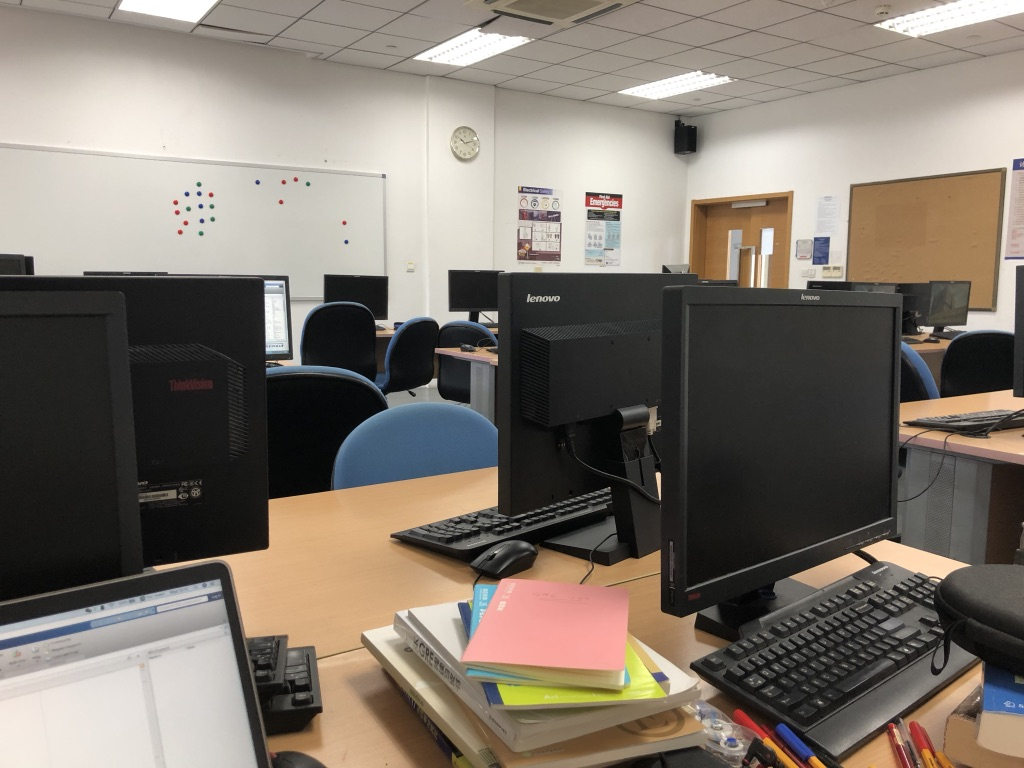
%> input picture p1.jpg, 1024 x 768 px
$ octave test.m   (GNU Octave 9; MATLAB toolbox functions it lacks are replaced by stand-ins)
%> lines starting %> are read from the running program, lines starting %| are printed output that depends on the picture
clear
close all
clc

im1 = imread('p1.jpg'); % 读入图像1
%> im1 is the input picture: size 768x1024x3 uint8; mean R, G, B 127, 118.2, 108.4
im2 = imread('p2.jpg'); % 读入图像2
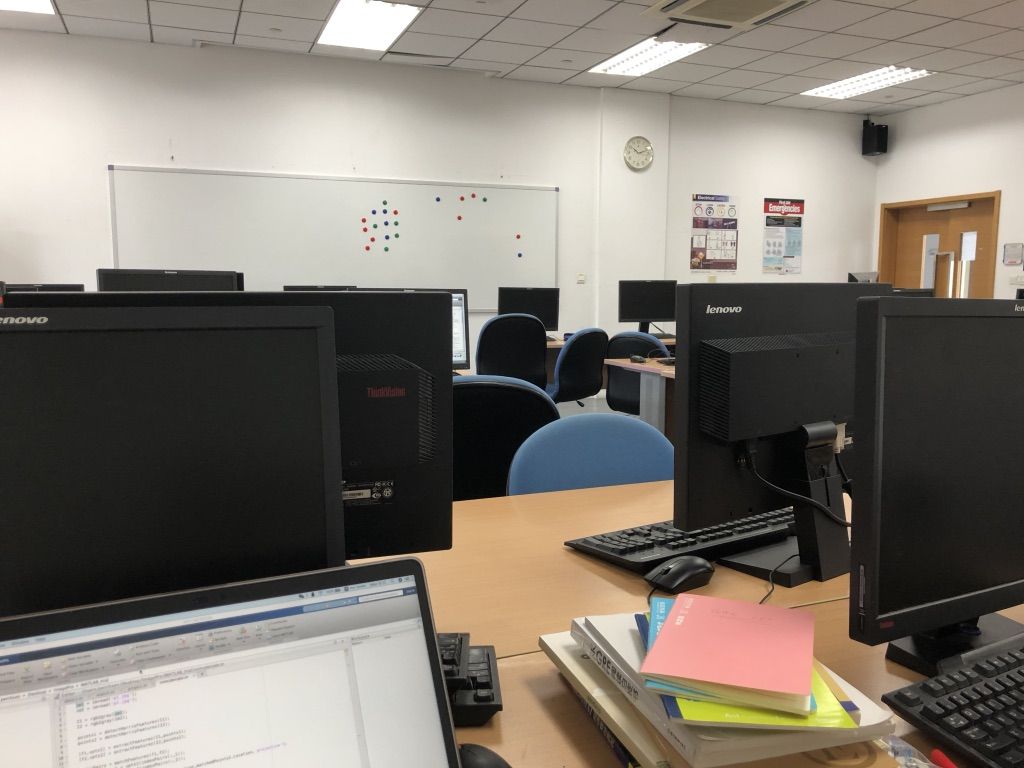
%> input picture p2.jpg, 1024 x 768 px
%> im2 is the input picture: size 768x1024x3 uint8; mean R, G, B 126.1, 119.4, 110.6

Bim1=rgb2gray(im1); %转化为灰度图像
Bim2=rgb2gray(im2);

[H1 W1 k1]=size(Bim1);
%> H1 = 768; W1 = 1024; k1 = 1
[H2 W2 k2]=size(Bim2);
%> H2 = 768; W2 = 1024; k2 = 1


P1=imresize(Bim1,[H2,W2]); %重定义像素
P2=Bim2;

points1 = detectHarrisFeatures(P1);%Find the corners.
%> points1 = 897 points; strongest (x, y): (870, 565), (587, 194), (441, 328), (376, 321), (941, 581)
points2 = detectHarrisFeatures(P2);
%> points2 = 666 points; strongest (x, y): (547, 333), (610, 339), (385, 212), (374, 213), (793, 508)

[f1,vpts1] = extractFeatures(P1,points1);%Extract the neighborhood features.
%> vpts1 = 768 points; strongest (x, y): (870, 565), (587, 194), (441, 328), (376, 321), (941, 581)
[f2,vpts2] = extractFeatures(P2,points2);
%> vpts2 = 525 points; strongest (x, y): (547, 333), (610, 339), (385, 212), (374, 213), (793, 508)

figure(1);
imshow(P1);
hold on;
title('Harris Features');
plot(points1.selectStrongest(500));
%> figure, not shown here; its title reads 'Harris Features'
figure(2);
imshow(P2);
hold on;
title('Harris Features');
plot(points1.selectStrongest(500));
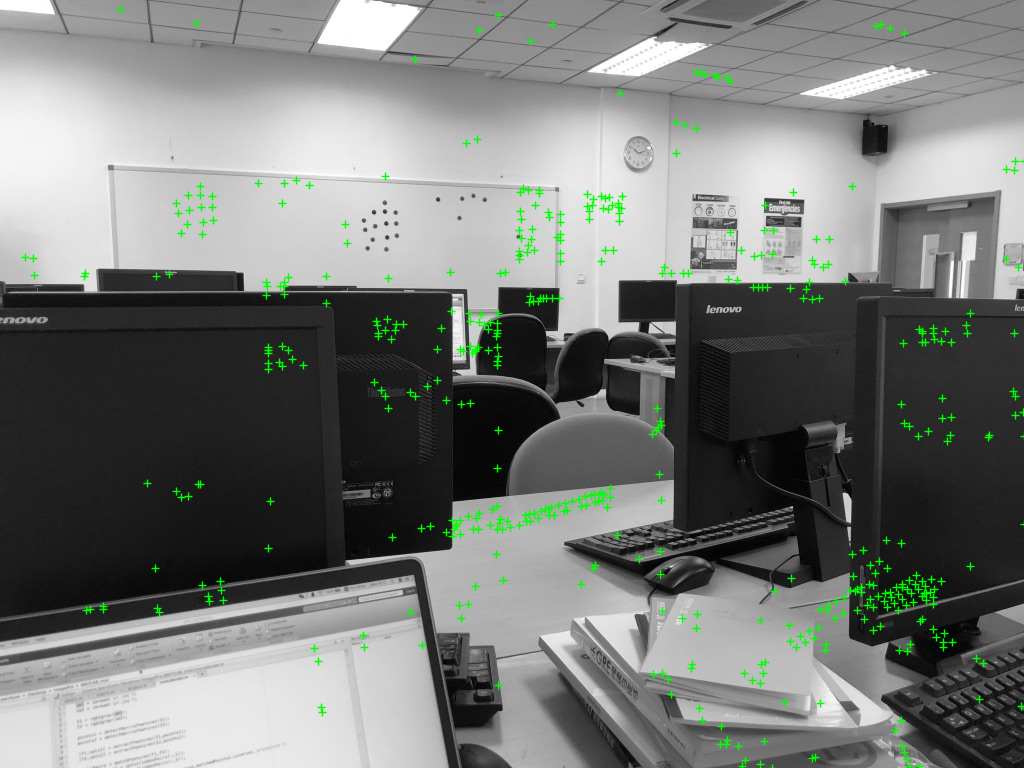
%> figure redrawn from the program's plot data; its title reads 'Harris Features'

indexPairs = matchFeatures(f1,f2);%Match the features.
%> indexPairs = 291 rows, first 12: [1 17; 2 18; 3 19; 8 25; 10 28; 11 27; 23 39; 24 37; 25 41; 28 43; 29 46; 32 49]
% matcFeatures returns indices of the matching features in the two input feature sets. The input feature must be either binaryFeatures objects or matrices.

matchedPoints1 = vpts1(indexPairs(:,1));%Retrieve the locations of the corresponding points for each image.
%> matchedPoints1 = 291 points; strongest (x, y): (587, 194), (441, 328), (376, 321), (559, 298), (481, 314)
matchedPoints2 = vpts2(indexPairs(:,2));
%> matchedPoints2 = 291 points; strongest (x, y): (547, 333), (610, 339), (793, 508), (652, 324), (766, 200)

%des1=matchedPoints1,matchedPoints2];1,des2]

%des1=[des1(:,2),des1(:,1)];%左右（x和y）交换 为基础矩阵F 过滤匹配准备参数
%des2=[des2(:,2),des2(:,1)];%

figure(3);
showMatchedFeatures(P1,P2,matchedPoints1,matchedPoints2);
legend('matched points 1','matched points 2');
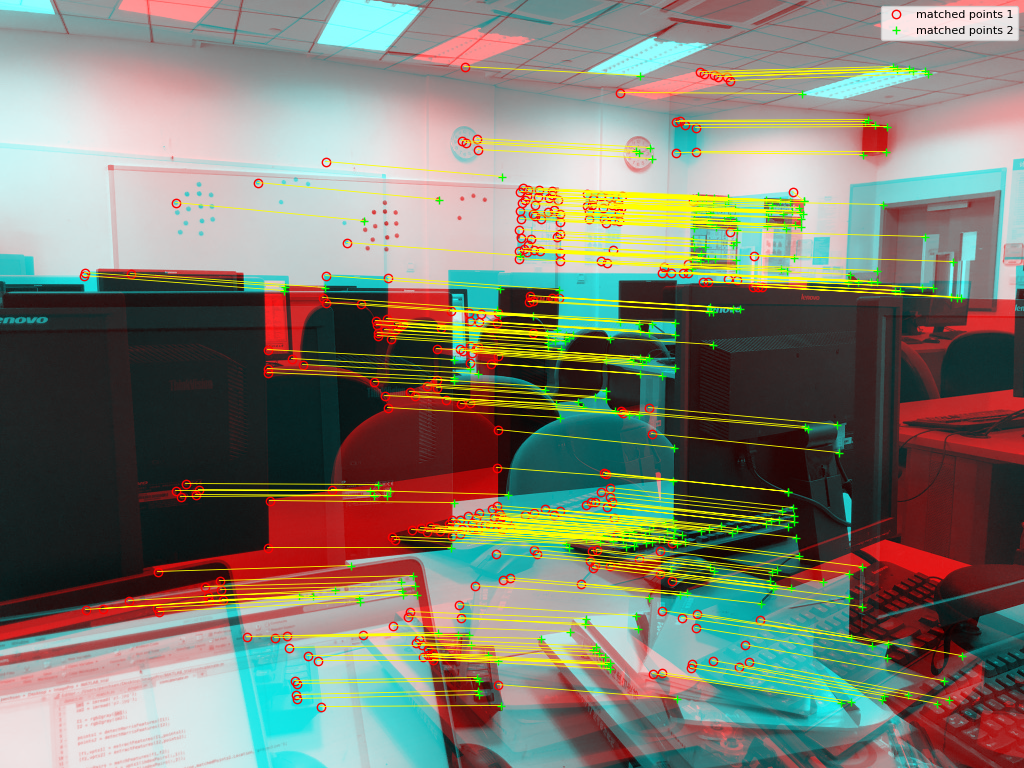
%> figure redrawn from the program's plot data

tform = fitgeotrans(matchedPoints1.Location,matchedPoints2.Location,'projective');% takes the pairs of control points, movingPoints and fixedPoints, and uses them to infer the geometric transformation, specified by transformationType.
%> tform = transform with T = [0.849 -0.0443 -0.000171; 0.0598 0.986 6.88e-05; 187.5 17.65 1]
%B = imwarp(A,tform) transforms the image A according to the geometric transformation defined by tform, which is a geometric transformation object. B is the transformed image.

  %重定义像素
im1_trans = imwarp(Bim1,tform);
[H1trans W1trans k1trans]=size(im1_trans);
%> H1trans = 865; W1trans = 1094; k1trans = 1
im1_trans=imresize(im1_trans,[H2,W2]);
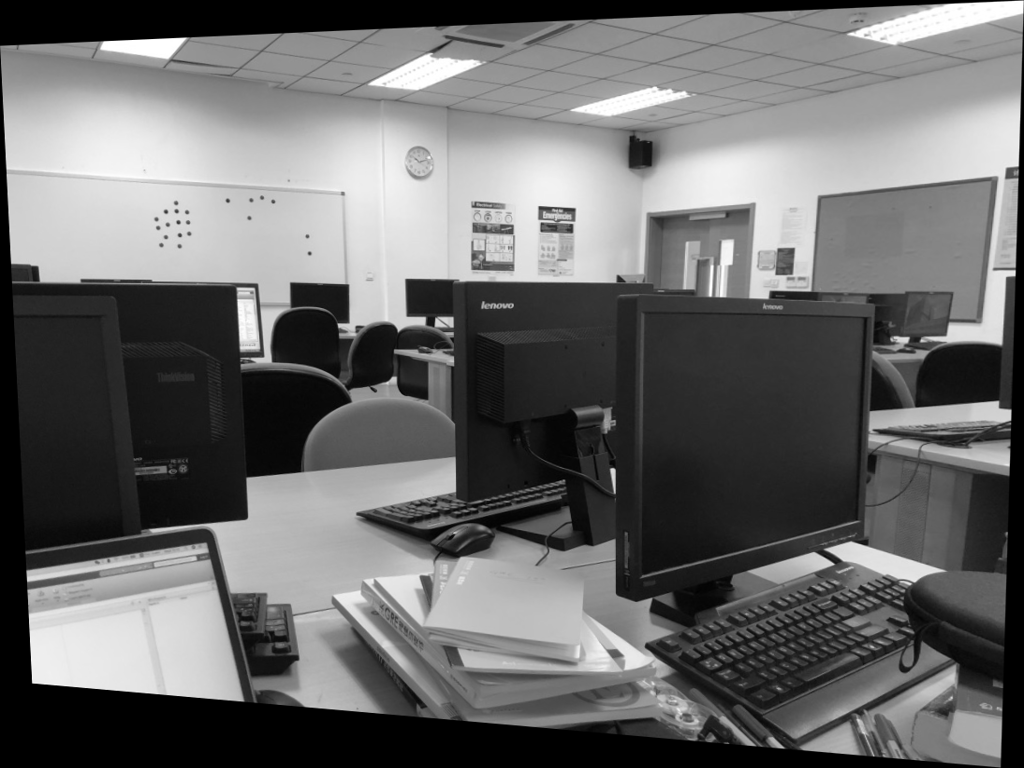
%> im1_trans: size 768x1024 uint8; min 0, max 255, mean 106.4
%P2=imresize(P2,[H1trans W1trans]);

figure(4)
imshow(im1_trans);

des1_matrix=matchedPoints1.Location(1,:);
%> des1_matrix = [84 276]
des2_matrix=matchedPoints2.Location(1,:);
%> des2_matrix = [284 291]
des1=des1_matrix(1,1);
%> des1 = 84
des2=des2_matrix(1,1);
%> des2 = 284


[H,W,k]=size(P2);%图像大小
%> H = 768; W = 1024; k = 1
Overlap=W-des1+des2;%只取水平方向（第一个匹配点）重叠宽度
%> Overlap = 1224
%直接拼接图

im=[im1_trans(:,1:round(des1),:),P2(:,round(des2):W,:)];%1全图+2的后面部分
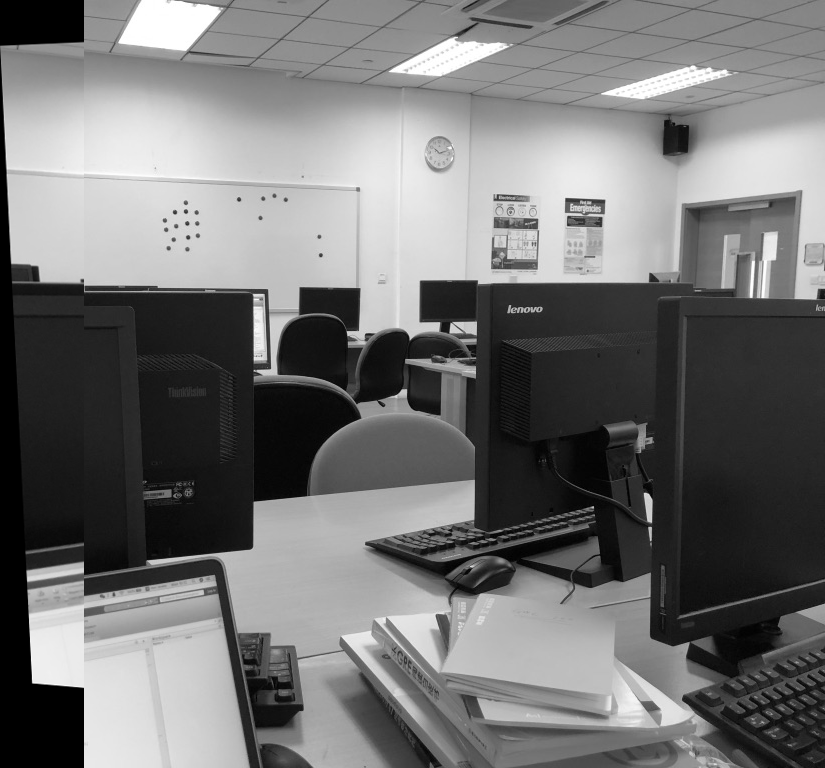
%> im: size 768x825 uint8; min 0, max 255, mean 115.6
figure(5);
imshow(im);title('直接拼接图');
